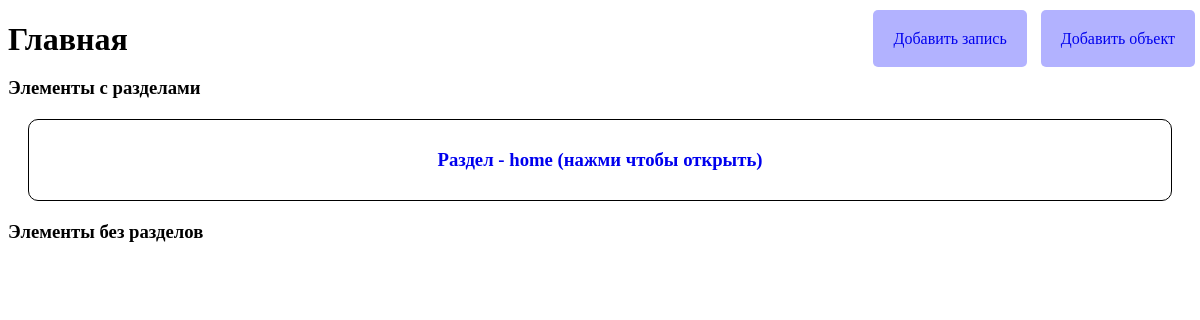
Before: / with the older database file.
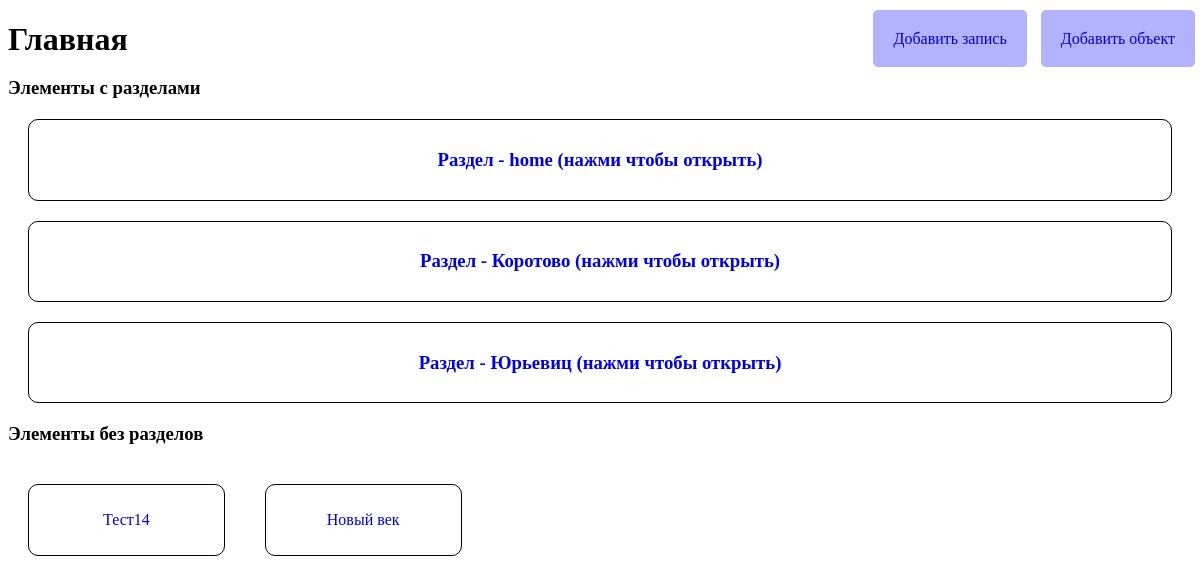
After: the same page with the newer database file.
### Main/models.py (models this page shows, shortened)
class MainAdmin(models.Model):
    name = models.CharField(max_length=200)
    group_home = models.CharField(max_length=200, blank=True, null=True)
    info = JSONField(default = default_specific_workouts())

### Main/views.py (the view)
# urls.py: path('', views.index, name='index'),
def index(request):
    list_without_home, dict_home = sortByHome()
    return render(request, "main.html", {"list_without_home": list_without_home, "dict_home": dict_home})

### Main/views.py (called while the page is built)
def sortByHome():
    all_info = MainAdmin.objects.all()
    list_without_home = []
    dict_home = {}
    temp_name_list_home = set()
    for info in all_info:
        list_without_home.append(info)
        if info.group_home:
            list_without_home.remove(info)
            temp_name_home = info.group_home
            if temp_name_home not in temp_name_list_home:
                temp_name_list_home.add(temp_name_home)
                temp_list_home = []
                for name_home in all_info:
                    if name_home.group_home == temp_name_home:
                        temp_list_home.append(name_home)
                dict_home[temp_name_home]=(temp_list_home)
    return list_without_home, sorted(dict_home.items())

### templates/main.html (shortened to what this page needs)
<!DOCTYPE html>
{% load static %}
<html>
    <head>
        <link rel="stylesheet" href="{% static 'css/style.css' %}" />
    </head>
    <body>
        <div class="buttons">
            <a href="{% url 'create' %}">Добавить запись</a>
            <a href="/admin/Main/mainadmin/">Добавить объект</a>
        </div>
        <h1 class="name-page">Главная</h1>
        <h3>Элементы с разделами</h3>
        {% for key, value in dict_home %}
            <div class="folder">
                <a href="#" name={{key}} class="open-folder"><h3>Раздел - {{key}} (нажми чтобы открыть)</h3></a>
            </div>
        {% endfor %}
        <h3>Элементы без разделов</h3>
        <div class="main-container">
            {% for item in list_without_home %}
                    <a href="{% url 'page_folder' item.name %}">
                        <div class="folder">
                            <p>{{item.name}}</p>
                        </div>
                    </a>
            {% endfor %}
        </div>
    </body>
</html>

### static/css/style.css (style rules this page uses)
a { text-decoration: none; }
.buttons { position: absolute; right: 0; top: 30px; }
.buttons a { padding: 20px; margin: 5px; background-color: rgba(0, 0, 255, 0.3); }
.main-container { display: flex; flex-wrap: wrap; }
.folder { padding: 10px; margin: 20px; border-radius: 10px; border: 1px solid black; text-align: center; }
@media screen and (min-width: 545px) { .name-page { margin-bottom: 150px; } }
@media screen and (min-width: 545px) { .buttons { display: flex; flex-direction: column; } }
@media screen and (min-width: 545px) { .buttons a { font-size: 32px; border-radius: 15px; } }
@media screen and (min-width: 545px) { .folder { font-size: 32px; } }
@media screen and (min-width: 545px) { .main-container>* { flex: 0 0 33.3%; } }
@media screen and (min-width: 1000px) { .name-page { margin-bottom: 0px; } }
@media screen and (min-width: 1000px) { .buttons { display: block; } }
@media screen and (min-width: 1000px) { .buttons a { font-size: 16px; border-radius: 5px; } }
@media screen and (min-width: 1000px) { .folder { font-size: 16px; } }
@media screen and (min-width: 1000px) { .main-container>* { flex: 0 0 20%; } }

Changed rows visible on the page:
added MainAdmin: group_home "Коротово", shown under "Элементы с разделами"
now on this page (row edited): MainAdmin: group_home "Юрьевиц", shown under "Элементы с разделами"
now on this page (row edited): MainAdmin: name "Тест14", shown under "Элементы без разделов"
now on this page (row edited): MainAdmin: name "Новый век", shown under "Элементы без разделов"
